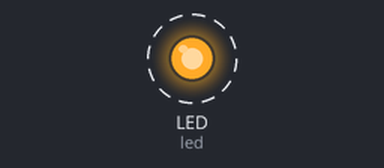
The program below on a simulated CircuitPython board. On the bench: output pins drawn as LEDs (lit = HIGH). Dashed ring = blinking. What the program prints to the serial console is not drawn.

Above: at 0.5 s.
Timing chart, 0 to 4.6 s (numbered marks = the images above):
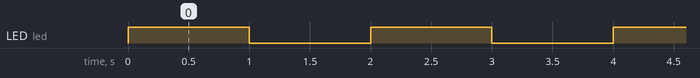

The program:

arduino_nano_rp2040_connect_blink.py
```python
import time
import board
from digitalio import DigitalInOut, Direction

# LED setup for onboard LED
led = DigitalInOut(board.LED)
led.direction = Direction.OUTPUT

while True:

    led.value = True
    print("led on")
    time.sleep(1)

    led.value = False
    print("led off")
    time.sleep(1)
```

Measured:
- by itself, LED (led): alternates HIGH for 1.0 s and LOW for 1.0 s
